Frame 1 (no input): blank canvas, image omitted
Frame 60 (the mouse pressed at the canvas centre just before this capture): blank canvas, image omitted
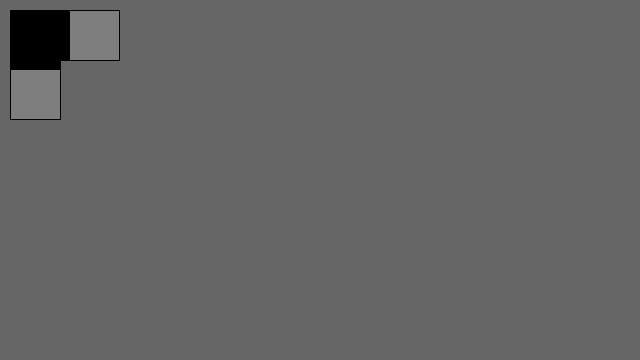
Frame 120 (the mouse held since frame 60 and released just before this capture)

The Processing sketch whose frames 1 and 60 were blank and that drew this single picture after the mouse press (run headless with seeded random() and noise(); from frame 60 on, the mouse is pressed at the canvas centre):

// Processing sketch: exercise_26_1
// ── exercise_26_1.pde
float y = 10.0;
void setup() {
  size(640, 360);
  noSmooth();
  fill(126);
  background(102);
}

void draw() {
  if (mousePressed) {
   rect(y,10,50,50);
  y = y +0.5;
  if (y > 500){
    y = 0;
    stroke(255);
  } else {
    stroke(0);
  }
  rect(10,y,50,50);
  y = y +0.5;
  if (y > 500){
    y = 0;; 
}
  }
}
